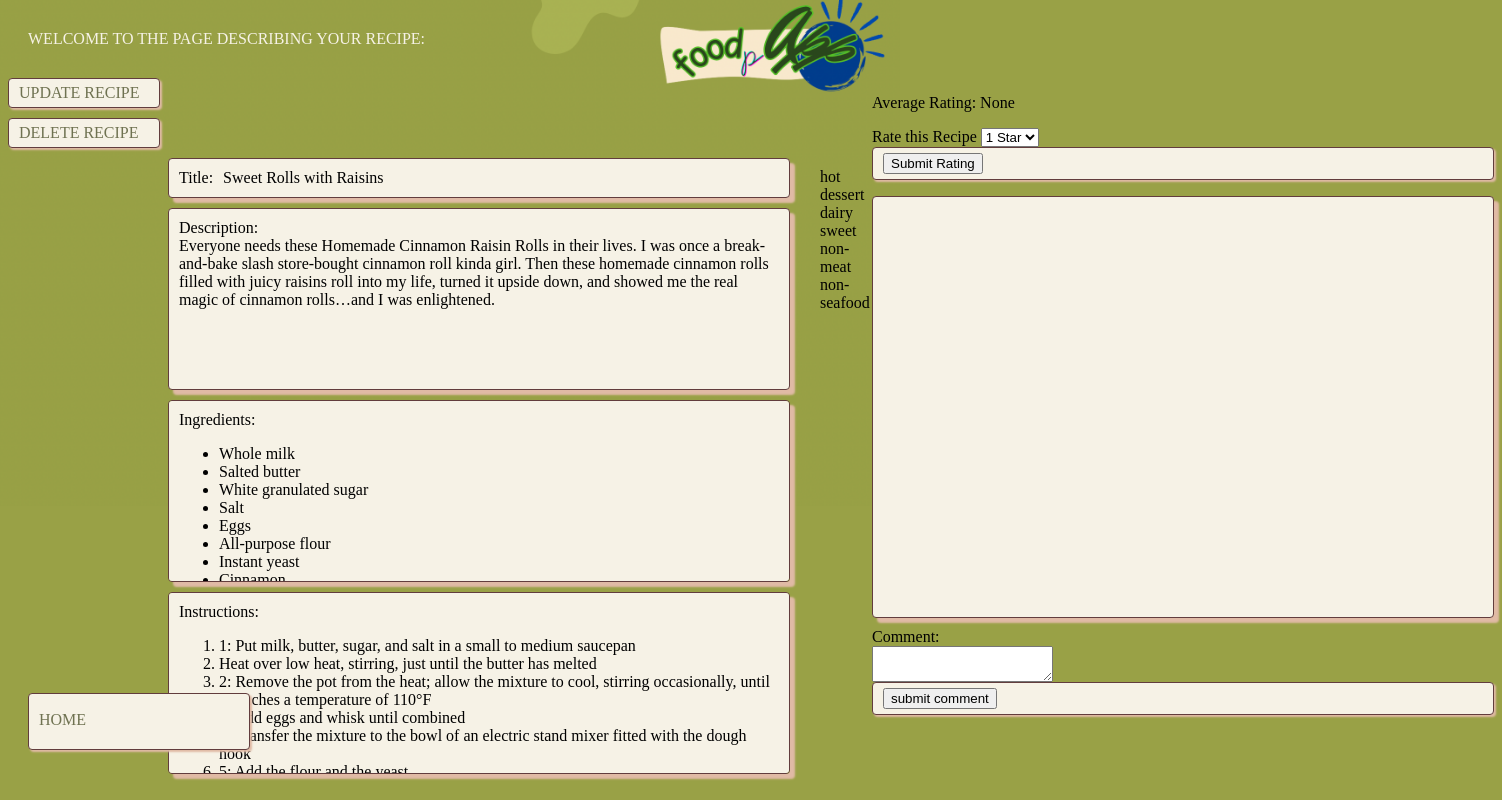
Screenshot of /home/myrecipes/mysinglerecipeview/2 (signed in) with the database file from the repository.
### app/models.py (models this page shows, shortened)
class Recipe(db.Model):
    id = db.Column(db.Integer, primary_key=True)  # Primary key for recipe ID
    title = db.Column(db.String(80))  # Column for recipe title with a max length of 80 characters
    description = db.Column(db.Text, nullable=False)  # Column for recipe description (non-nullable)
    ingredients = db.Column(db.Text, nullable=False)
    instructions = db.Column(db.Text, nullable=False)
    comment_ids = db.Column(db.String, default="")
    created = db.Column(db.DateTime, default=datetime.now())  # Timestamp for when the recipe is created
    user_id = db.Column(db.Integer, db.ForeignKey('user.id'))  # Foreign key to associate with a User
    created = db.Column(db.DateTime, default=datetime.now())
    ratings = db.Column(db.String, default="")                 # String formatted as "UserID Rating UserID Rating ..."
    num_of_rating = db.Column(db.Integer, default=0)
    total_rating = db.Column(db.Integer, default=0)
    tags = db.Column(db.JSON, default={})
    def average_rating(self):
        if self.num_of_rating:
            return self.total_rating/self.num_of_rating
    def get_comment_ids_list(self):
        return self.comment_ids.split()
    def get_comment_list(self):
        comment_list = []
        return comment_list
    def format_ingredients(self, unformatted_list):
        if not unformatted_list:  # Check if the list is empty
            return []
        return [element.strip() for element in unformatted_list.split('\n')]  # Split by newline and strip extra spaces
    def format_instructions(self, unformatted_list):
        if not unformatted_list:  # Check if the list is empty
            return []
        return [element.strip() for element in unformatted_list.split('.')]  # Split by dot and strip extra spaces

### app/routes.py (the view, shortened to what this page needs)
@myapp_obj.route("/home/myrecipes/mysinglerecipeview/<int:num>", methods=['GET', 'POST'])
@login_required  # Ensure the user is logged in before accessing this route
def mysinglerecipeview(num):
    recipe = Recipe.query.get(num)  # Fetch the recipe by its ID
    if recipe is None:  # If the recipe does not exist
        flash("Recipe not found.", "danger")  # Show a flash message
        return redirect("/home/myrecipes")  # Redirect to the recipes page
    comment_form = CommentForm()
    rating_form = RatingForm()
    if rating_form.validate_on_submit():
        recipe.rate_recipe(current_user.id, rating_form.rating.data)
    formatted_ingredients = recipe.format_ingredients(recipe.ingredients)
    formatted_instructions = recipe.format_instructions(recipe.instructions)
    show_buttons = (current_user.is_authenticated and recipe.user_id == current_user.id)
    check_favorite = (recipe in current_user.favorite_recipes.all() )
    comment_list = recipe.get_comment_list()
    return render_template("mysinglerecipeview.html", title = "My Recipe", pageClass = "mysinglerecipeview",
                           ingredients=formatted_ingredients, instructions=formatted_instructions, recipe = recipe, show_buttons = show_buttons,
                           comment_form = comment_form, comment_list = comment_list, rating_form = rating_form, check_favorite = check_favorite)  # Render home.html

### app/forms.py
class CommentForm(FlaskForm):
    comment = TextAreaField("Comment", validators=[validators.DataRequired()])
    submit_comment =  SubmitField("submit comment")

class RatingForm(FlaskForm):
    rating = SelectField("Rate this Recipe", choices=[(1,"1 Star"), (2,"2 Star"), (3,"3 Star"), (4,"4 Star"), (5,"5 Star")], validators=[validators.DataRequired()])
    submit_rating = SubmitField("Submit Rating")

### app/__init__.py (called while the page is built)
@login.user_loader
def load_user(id):
    return User.query.get(int(id))  # Fetch the user by ID from the database

### app/templates/mysinglerecipeview.html (shortened to what this page needs)
{% extends "base.html" %}
{% block content %}
<div class = "welcome-text"> WELCOME TO THE PAGE DESCRIBING YOUR RECIPE: </div>
	<div class = "container">
		<div class = "left">
	<div class = "links">
		{% if show_buttons %}
		  <a href="{{ url_for('mysinglerecipeedit', recipe_id = recipe.id) }}">
		 	<div class = "button">  UPDATE RECIPE </div>
		  </a>
		  <a href="{{ url_for('mysinglerecipedelete', recipe_id = recipe.id) }}">
  		 	<div class = "button">  DELETE RECIPE </div>
  		  </a>
 		 {% endif %}
	</div>
			 <div class = "recipe-content">
				<div class="title field">
					<div class="display-label">Title:</div>
					<div class="display-content">{{ recipe.title }}</div>
				</div>
				<div class="area field">
					<div class="display-label">Description:</div>
					<div class="display-content">{{ recipe.description}}</div>
				</div>
				  <div class="area field">
					  <div class="display-label">Ingredients:</div>
					  <div class="display-content">
						<ul>
							{% for ingredient in ingredients %}
								{% if ingredient != ''%}
									<li>{{ingredient}}</li>
								{% endif %}
							{% endfor %}
						</ul>
					</div>
				  </div>
				  <div class="area field">
					  <div class="display-label">Instructions:</div>
					  <div class="display-content">
						<ol>
							{% for step in instructions %}
								{% if step != ''%}
									<li>{{step}}</li>
								{% endif %}
							{% endfor %}
						</ol>
					  </div>
					</div>
			</div>
		</div>
		<div class = "right">
			{% for tag in recipe.tags %}
				{% if recipe.tags[tag] != "" %}
					 <div class = "tag"> {{ recipe.tags[tag]}} </div>
				{% endif %}
			{% endfor %}
		</div>
	<div>
		<p>Average Rating: {{ recipe.average_rating() }}</p>
		<form action="" method="POST" novalidate>
			{{ rating_form.rating.label }} {{ rating_form.rating()}}
			<div class = "button"> {{ rating_form.submit_rating() }} </div>
		</form>
		<div class="area field" style="height:400">
		</div>
		<form action="" method="POST" novalidate>
			 <div class="form-field">
					<div class="input-text">{{comment_form.comment.label}}:</div>
					{{ comment_form.comment(class="form-control", id="comment") }}
			 </div>
			 <div class = "button">  {{ comment_form.submit_comment() }} </div>
		</form>
	</div>
</div>
	<a href = "{{url_for('home')}}" id = "home">
		<div class = "button home-button"> HOME </div>
	</a>
{% endblock %}

### app/static/styles.css (style rules this page uses)
a { text-decoration: none; }
.welcome-text { color: #f6f2e6; margin: 30px 20px; }
div.button.home-button { position: absolute; left: 28px; bottom: 30px; width: 200px; height: 33px; margin-bottom: 20px; padding-top: 17px; }

### rows the page displays
Recipe: title "Sweet Rolls with Raisins", description "Everyone needs these Homemade Cinnamon Raisin Rolls in their lives. I was once a break-and-bake slash store-bought cinnamon roll kinda girl. Then these homemade cinnamon rolls filled with juicy raisins roll into my life, turned it upside down, and showed me the real magic of cinnamon rolls…and I was enlightened.", tags "hot" "dessert" "dairy" "sweet" "non-meat" "non-seafood", average_rating "None"

### other values shown
{{ ingredient }} "Whole milk" "Salted butter" "White granulated sugar" "Salt" "Eggs" "All-purpose flour" "Instant yeast"
{{ step }} "1: Put milk, butter, sugar, and salt in a small to medium saucepan" "Heat over low heat, stirring, just until the butter has melted" "2: Remove the pot from the heat; allow the mixture to cool, stirring occasionally, until it reaches a temperature of 110°F" "3: Add eggs and whisk until combined" "4: Transfer the mixture to the bowl of an electric stand mixer fitted with the dough hook"
{{ rating_form.rating.label }} "Rate this Recipe"
{{ comment_form.comment.label }} "Comment"
